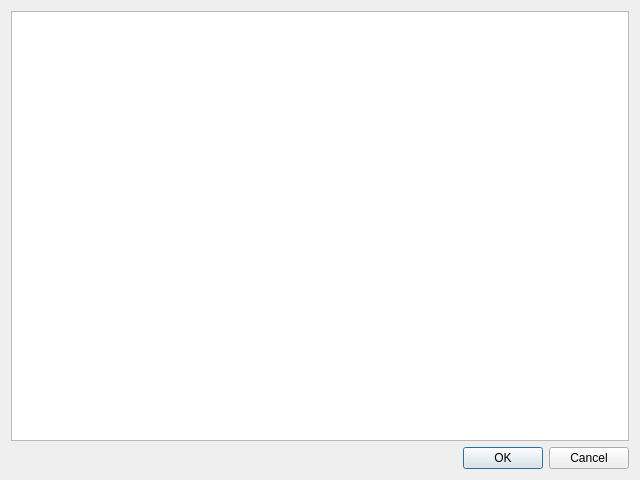
<?xml version="1.0" encoding="UTF-8"?>
<ui version="4.0">
 <class>UserCodeDialog</class>
 <widget class="QDialog" name="UserCodeDialog">
  <property name="geometry">
   <rect>
    <x>0</x>
    <y>0</y>
    <width>640</width>
    <height>480</height>
   </rect>
  </property>
  <property name="windowTitle">
   <string>User Section</string>
  </property>
  <layout class="QVBoxLayout" name="mainLayout">
   <item>
    <widget class="CodeEditor" name="editCode"/>
   </item>
   <item>
    <widget class="QDialogButtonBox" name="buttonBox">
     <property name="orientation">
      <enum>Qt::Orientation::Horizontal</enum>
     </property>
     <property name="standardButtons">
      <set>QDialogButtonBox::StandardButton::Cancel|QDialogButtonBox::StandardButton::Ok</set>
     </property>
    </widget>
   </item>
  </layout>
 </widget>
 <customwidgets>
  <customwidget>
   <class>CodeEditor</class>
   <extends>QPlainTextEdit</extends>
   <header>CodeEditor.h</header>
  </customwidget>
 </customwidgets>
 <resources/>
 <connections/>
</ui>
